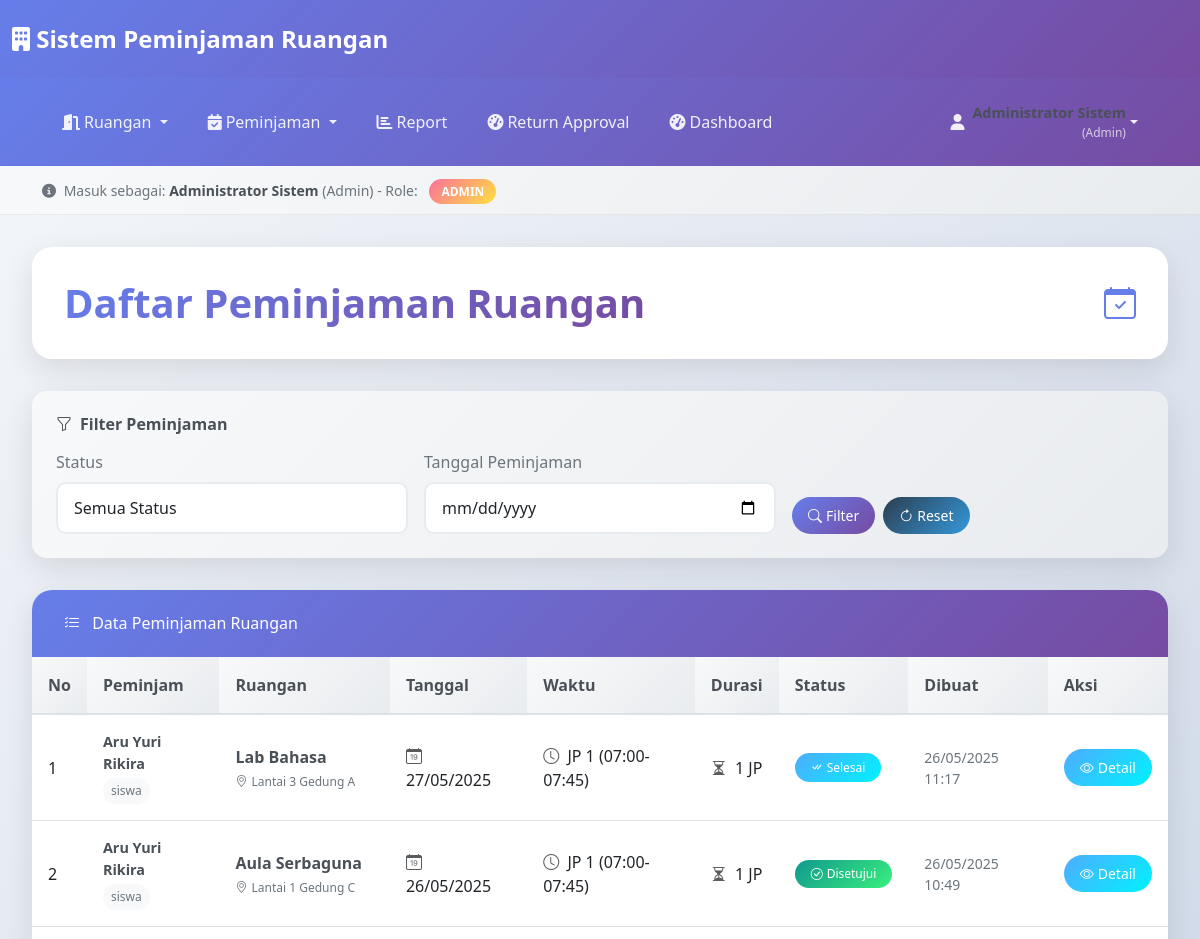
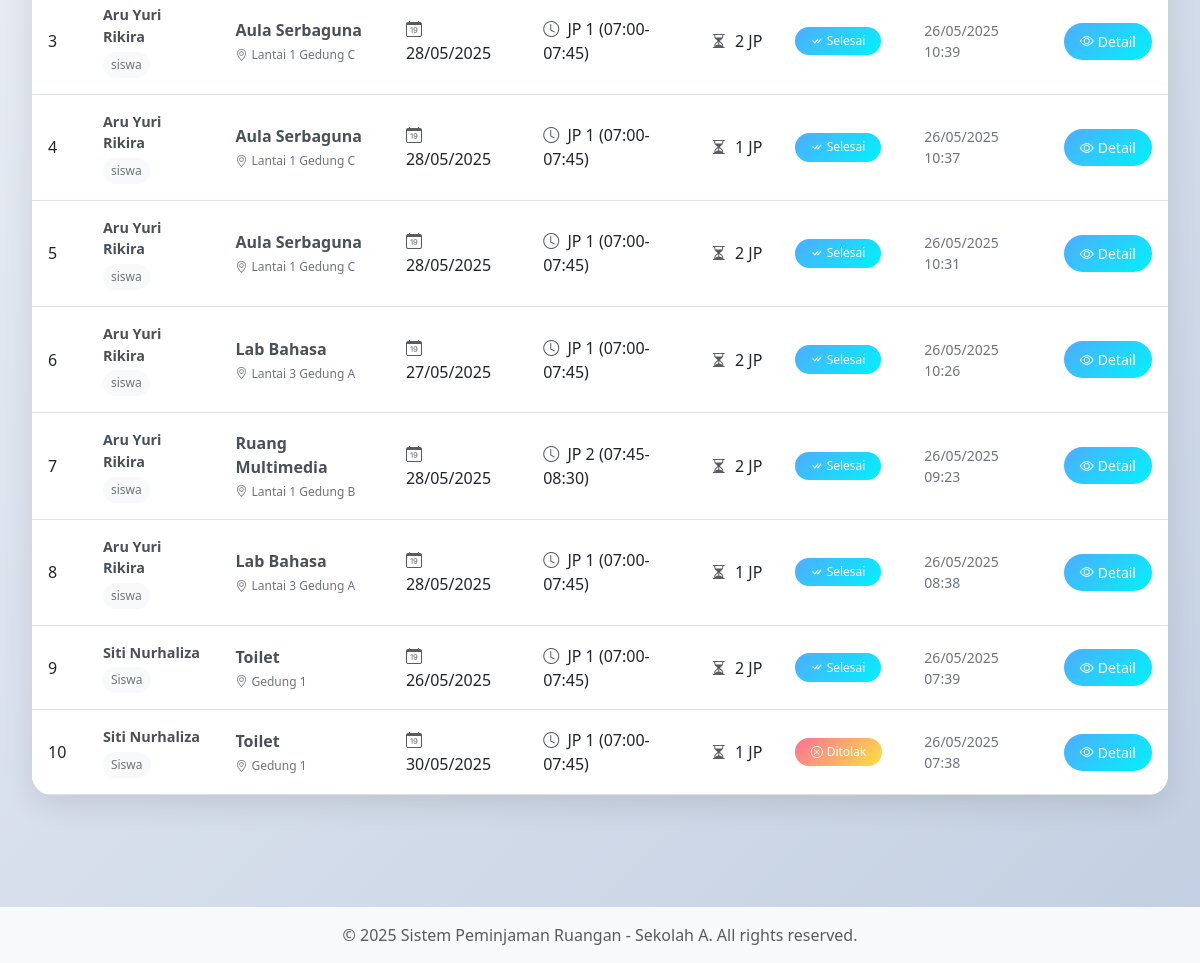
The app's page /admin/peminjaman/index.php (signed in) with its own data (2 pictures, top to bottom).
### tables this page shows
CREATE TABLE IF NOT EXISTS peminjaman_ruangan (
    peminjaman_id INT PRIMARY KEY,
    user_id INT,
    ruangan_id INT,
    tanggal_pinjam DATE,
    waktu_mulai VARCHAR(50),
    durasi_pinjam VARCHAR(50),
    waktu_selesai VARCHAR(50),
    status VARCHAR(50),
    keperluan TEXT,
    keterangan TEXT,
    created_at DATETIME,
    updated_at DATETIME,
    is_enabled BOOLEAN,
    kondisi_ruangan VARCHAR(50),
    catatan_pengembalian TEXT,
    return_requested_at DATETIME,
    return_approved_at DATETIME,
    return_approved_by INT
);

CREATE TABLE IF NOT EXISTS users (
    user_id INT PRIMARY KEY,
    id_card VARCHAR(50),
    username VARCHAR(50),
    password VARCHAR(100),
    role VARCHAR(20),
    jenis_pengguna VARCHAR(50),
    nama_lengkap VARCHAR(100),
    created_at DATETIME
);

CREATE TABLE IF NOT EXISTS ruangan (
    ruangan_id INT PRIMARY KEY,
    nama_ruangan VARCHAR(100),
    lokasi VARCHAR(100),
    kapasitas INT,
    status VARCHAR(50),
    is_enabled BOOLEAN,
    created_at DATETIME
);

### admin/peminjaman/index.php (the view, shortened to what this page needs)
<?php
require_once '../../config/database.php';
$tanggal_filter = isset($_GET['tanggal']) ? $_GET['tanggal'] : '';
$sql = "SELECT p.*, u.nama_lengkap, u.jenis_pengguna, r.nama_ruangan, r.lokasi
        FROM peminjaman_ruangan p
        JOIN users u ON p.user_id = u.user_id
        JOIN ruangan r ON p.ruangan_id = r.ruangan_id";
$params = [];
$sql .= " ORDER BY p.created_at DESC";
try {
    $stmt = $pdo->prepare($sql);
    $stmt->execute($params);
    $peminjaman_list = $stmt->fetchAll();
} catch(PDOException $e) {
    $error = "Error: " . $e->getMessage();
}
include '../../includes/header.php';
include '../../includes/navbar.php';
?>
<div class="container-fluid main-content">
    <div class="dashboard-header fade-in-up">
        <div class="d-flex justify-content-between align-items-center">
            <h1 class="dashboard-title">Daftar Peminjaman Ruangan</h1>
            <div class="d-flex align-items-center gap-2">
                <i class="bi bi-calendar-check" style="font-size: 2rem; color: #667eea;"></i>
            </div>
        </div>
    </div>
    <div class="filter-card fade-in-up animate-delay-2">
        <h6 style="color: #495057; margin-bottom: 1rem; font-weight: 600;">
            <i class="bi bi-funnel me-2"></i>Filter Peminjaman
        </h6>
        <form method="GET">
            <div class="row g-3">
                <div class="col-md-4">
                    <label class="form-label" style="color: #6c757d; font-weight: 500;">Status</label>
                    <select name="status" class="form-select form-select-modern">
                        <option value="">Semua Status</option>
                    </select>
                </div>
                <div class="col-md-4">
                    <label class="form-label" style="color: #6c757d; font-weight: 500;">Tanggal Peminjaman</label>
                    <input type="date" name="tanggal" class="form-control form-control-modern" value="<?php echo $tanggal_filter; ?>">
                </div>
                <div class="col-md-4 d-flex align-items-end gap-2">
                    <button type="submit" class="btn btn-modern btn-primary-modern">
                        <i class="bi bi-search"></i> Filter
                    </button>
                    <a href="index.php" class="btn btn-modern btn-secondary-modern">
                        <i class="bi bi-arrow-clockwise"></i> Reset
                    </a>
                </div>
            </div>
        </form>
    </div>
    <div class="content-card fade-in-up animate-delay-3">
        <div class="card-header-modern">
            <h6 class="m-0">
                <i class="bi bi-list-check me-2"></i>
                Data Peminjaman Ruangan
            </h6>
        </div>
        <div class="card-body p-0">
            <?php if (empty($peminjaman_list)): ?>
                <div class="empty-state">
                    <i class="bi bi-calendar-x empty-state-icon"></i>
                    <h4 style="color: #495057; margin-bottom: 1rem;">Tidak ada data peminjaman</h4>
                    <p class="text-muted mb-3">Belum ada peminjaman ruangan yang tercatat dalam sistem</p>
                </div>
            <?php else: ?>
                <div class="table-responsive">
                    <table class="table table-modern">
                        <thead>
                            <tr>
                                <th>No</th>
                                <th>Peminjam</th>
                                <th>Ruangan</th>
                                <th>Tanggal</th>
                                <th>Waktu</th>
                                <th>Durasi</th>
                                <th>Status</th>
                                <th>Dibuat</th>
                                <th>Aksi</th>
                            </tr>
                        </thead>
                        <tbody>
                            <?php foreach ($peminjaman_list as $index => $peminjaman): ?>
                                <tr>
                                    <td><?php echo $index + 1; ?></td>
                                    <td>
                                        <div class="user-info">
                                            <span class="user-name"><?php echo htmlspecialchars($peminjaman['nama_lengkap']); ?></span>
                                            <span class="user-type"><?php echo $peminjaman['jenis_pengguna']; ?></span>
                                        </div>
                                    </td>
                                    <td>
                                        <div class="room-info">
                                            <span class="room-name"><?php echo htmlspecialchars($peminjaman['nama_ruangan']); ?></span>
                                            <span class="room-location">
                                                <i class="bi bi-geo-alt"></i>
                                                <?php echo htmlspecialchars($peminjaman['lokasi']); ?>
                                            </span>
                                        </div>
                                    </td>
                                    <td>
                                        <i class="bi bi-calendar-date text-muted me-1"></i>
                                        <?php echo date('d/m/Y', strtotime($peminjaman['tanggal_pinjam'])); ?>
                                    </td>
                                    <td>
                                        <i class="bi bi-clock text-muted me-1"></i>
                                        <?php echo htmlspecialchars($peminjaman['waktu_mulai']); ?>
                                    </td>
                                    <td>
                                        <i class="bi bi-hourglass-split text-muted me-1"></i>
                                        <?php echo htmlspecialchars($peminjaman['durasi_pinjam']); ?>
                                    </td>
                                    <td>
                                        <?php
                                        $status_class = '';
                                        $status_icon = '';
                                        switch($peminjaman['status']) {
                                            case 'disetujui':
                                                $status_class = 'badge-success';
                                                $status_icon = 'bi-check-circle';
                                                break;
                                            case 'ditolak':
                                                $status_class = 'badge-danger';
                                                $status_icon = 'bi-x-circle';
                                                break;
                                            case 'selesai':
                                                $status_class = 'badge-info';
                                                $status_icon = 'bi-check-all';
                                                break;
                                        }
                                        ?>
                                        <span class="badge badge-modern <?php echo $status_class; ?>">
                                            <i class="bi <?php echo $status_icon; ?>"></i>
                                            <?php echo ucfirst($peminjaman['status']); ?>
                                        </span>
                                    </td>
                                    <td style="font-size: 0.875rem; color: #6c757d;">
                                        <?php echo date('d/m/Y H:i', strtotime($peminjaman['created_at'])); ?>
                                    </td>
                                    <td>
                                        <div class="d-flex gap-1 flex-wrap">
                                            <a href="detail.php?id=<?php echo $peminjaman['peminjaman_id']; ?>"
                                               class="btn btn-modern btn-info-modern btn-sm">
                                                <i class="bi bi-eye"></i> Detail
                                            </a>
                                        </div>
                                    </td>
                                </tr>
                            <?php endforeach; ?>
                        </tbody>
                    </table>
                </div>
            <?php endif; ?>
        </div>
    </div>
</div>
<?php include '../../includes/footer.php'; ?>

### includes/header.php (style rules this page uses)
:root { --primary-gradient: linear-gradient(135deg, #667eea 0%, #764ba2 100%); --success-gradient: linear-gradient(135deg, #11998e 0%, #38ef7d 100%); --warning-gradient: linear-gradient(135deg, #f093fb 0%, #f5576c 100%); --info-gradient: linear-gradient(135deg, #4facfe 0%, #00f2fe 100%); --danger-gradient: linear-gradient(135deg, #fa709a 0%, #fee140 100%); --dark-gradient: linear-gradient(135deg, #2c3e50 0%, #3498db 100%); --card-shadow: 0 10px 30px rgba(0,0,0,0.1); --card-hover-shadow: 0 20px 40px rgba(0,0,0,0.15); }
body { background: linear-gradient(135deg, #f5f7fa 0%, #c3cfe2 100%); min-height: 100vh; font-family: 'Segoe UI', Tahoma, Geneva, Verdana, sans-serif; }
.main-content { padding: 2rem; }
.dashboard-header { background: white; border-radius: 20px; padding: 2rem; margin-bottom: 2rem; box-shadow: var(--card-shadow); border: none; }
.dashboard-title { background: var(--primary-gradient); -webkit-background-clip: text; -webkit-text-fill-color: transparent; background-clip: text; font-weight: 700; font-size: 2.5rem; margin: 0; }
.content-card { border: none; border-radius: 20px; box-shadow: var(--card-shadow); overflow: hidden; background: white; transition: all 0.3s ease; margin-bottom: 2rem; }
.card-header-modern { background: linear-gradient(135deg, #667eea 0%, #764ba2 100%); color: white; border: none; padding: 1.5rem 2rem; font-weight: 600; }
.filter-card { background: linear-gradient(135deg, #f8f9fa 0%, #e9ecef 100%); border-radius: 15px; padding: 1.5rem; margin-bottom: 2rem; box-shadow: var(--card-shadow); }
.form-control-modern { border: 2px solid #e9ecef; border-radius: 10px; padding: 0.75rem 1rem; transition: all 0.3s ease; background: white; }
.form-select-modern { border: 2px solid #e9ecef; border-radius: 10px; padding: 0.75rem 1rem; transition: all 0.3s ease; background: white; }
.table-modern { margin: 0; }
.table-modern thead th { background: linear-gradient(135deg, #f8f9fa 0%, #e9ecef 100%); border: none; font-weight: 600; color: #495057; padding: 1rem; border-bottom: 2px solid #dee2e6; }
.table-modern tbody td { padding: 1rem; border-top: 1px solid #e9ecef; vertical-align: middle; }
.badge-modern { padding: 0.5rem 1rem; border-radius: 50px; font-weight: 500; font-size: 0.75rem; display: inline-flex; align-items: center; gap: 0.25rem; }
.badge-success { background: var(--success-gradient); color: white; }
.badge-danger { background: var(--danger-gradient); color: white; }
.badge-info { background: var(--info-gradient); color: white; }
.btn-modern { border-radius: 50px; padding: 0.5rem 1rem; font-weight: 500; border: none; transition: all 0.3s ease; text-decoration: none; display: inline-flex; align-items: center; gap: 0.25rem; font-size: 0.875rem; }
.btn-primary-modern { background: var(--primary-gradient); color: white; }
.btn-info-modern { background: var(--info-gradient); color: white; }
.btn-secondary-modern { background: var(--dark-gradient); color: white; }
.user-info { display: flex; flex-direction: column; gap: 0.25rem; }
.user-name { font-weight: 600; color: #495057; }
.user-type { font-size: 0.75rem; color: #6c757d; background: #f8f9fa; padding: 0.25rem 0.5rem; border-radius: 15px; display: inline-block; width: fit-content; }
.room-info { display: flex; flex-direction: column; gap: 0.25rem; }
.room-name { font-weight: 600; color: #495057; }
.room-location { font-size: 0.75rem; color: #6c757d; display: flex; align-items: center; gap: 0.25rem; }
.fade-in-up { animation: fadeInUp 0.6s ease-out; }
.animate-delay-2 { animation-delay: 0.2s; }
.animate-delay-3 { animation-delay: 0.3s; }

### includes/navbar.php (style rules this page uses)
:root { --primary-gradient: linear-gradient(135deg, #667eea 0%, #764ba2 100%); --success-gradient: linear-gradient(135deg, #11998e 0%, #38ef7d 100%); --warning-gradient: linear-gradient(135deg, #f093fb 0%, #f5576c 100%); --info-gradient: linear-gradient(135deg, #4facfe 0%, #00f2fe 100%); --danger-gradient: linear-gradient(135deg, #fa709a 0%, #fee140 100%); --dark-gradient: linear-gradient(135deg, #2c3e50 0%, #3498db 100%); --card-shadow: 0 10px 30px rgba(0,0,0,0.1); --card-hover-shadow: 0 20px 40px rgba(0,0,0,0.15); }
body { background: linear-gradient(135deg, #f5f7fa 0%, #c3cfe2 100%); min-height: 100vh; font-family: 'Segoe UI', Tahoma, Geneva, Verdana, sans-serif; }
.dashboard-header { position: relative; z-index: -1; }
.user-name { font-weight: 600; font-size: 0.9rem; color: #f8f9fa; }

### records on screen
peminjaman_ruangan: user.nama_lengkap "Aru Yuri Rikira", user.jenis_pengguna "siswa", ruangan.nama_ruangan "Lab Bahasa", ruangan.lokasi "Lantai 3 Gedung A", tanggal_pinjam "27/05/2025", waktu_mulai "JP 1 (07:00-07:45)", durasi_pinjam "1 JP", status "Selesai", created_at "26/05/2025 11:17"
peminjaman_ruangan: user.nama_lengkap "Aru Yuri Rikira", user.jenis_pengguna "siswa", ruangan.nama_ruangan "Aula Serbaguna", ruangan.lokasi "Lantai 1 Gedung C", tanggal_pinjam "26/05/2025", waktu_mulai "JP 1 (07:00-07:45)", durasi_pinjam "1 JP", status "Disetujui", created_at "26/05/2025 10:49"
peminjaman_ruangan: user.nama_lengkap "Aru Yuri Rikira", user.jenis_pengguna "siswa", ruangan.nama_ruangan "Aula Serbaguna", ruangan.lokasi "Lantai 1 Gedung C", tanggal_pinjam "28/05/2025", waktu_mulai "JP 1 (07:00-07:45)", durasi_pinjam "2 JP", status "Selesai", created_at "26/05/2025 10:39"
peminjaman_ruangan: user.nama_lengkap "Aru Yuri Rikira", user.jenis_pengguna "siswa", ruangan.nama_ruangan "Aula Serbaguna", ruangan.lokasi "Lantai 1 Gedung C", tanggal_pinjam "28/05/2025", waktu_mulai "JP 1 (07:00-07:45)", durasi_pinjam "1 JP", status "Selesai", created_at "26/05/2025 10:37"
peminjaman_ruangan: user.nama_lengkap "Aru Yuri Rikira", user.jenis_pengguna "siswa", ruangan.nama_ruangan "Aula Serbaguna", ruangan.lokasi "Lantai 1 Gedung C", tanggal_pinjam "28/05/2025", waktu_mulai "JP 1 (07:00-07:45)", durasi_pinjam "2 JP", status "Selesai", created_at "26/05/2025 10:31"
peminjaman_ruangan: user.nama_lengkap "Aru Yuri Rikira", user.jenis_pengguna "siswa", ruangan.nama_ruangan "Lab Bahasa", ruangan.lokasi "Lantai 3 Gedung A", tanggal_pinjam "27/05/2025", waktu_mulai "JP 1 (07:00-07:45)", durasi_pinjam "2 JP", status "Selesai", created_at "26/05/2025 10:26"
peminjaman_ruangan: user.nama_lengkap "Aru Yuri Rikira", user.jenis_pengguna "siswa", ruangan.nama_ruangan "Ruang Multimedia", ruangan.lokasi "Lantai 1 Gedung B", tanggal_pinjam "28/05/2025", waktu_mulai "JP 2 (07:45-08:30)", durasi_pinjam "2 JP", status "Selesai", created_at "26/05/2025 09:23"
peminjaman_ruangan: user.nama_lengkap "Aru Yuri Rikira", user.jenis_pengguna "siswa", ruangan.nama_ruangan "Lab Bahasa", ruangan.lokasi "Lantai 3 Gedung A", tanggal_pinjam "28/05/2025", waktu_mulai "JP 1 (07:00-07:45)", durasi_pinjam "1 JP", status "Selesai", created_at "26/05/2025 08:38"
peminjaman_ruangan: user.nama_lengkap "Siti Nurhaliza", user.jenis_pengguna "Siswa", ruangan.nama_ruangan "Toilet", ruangan.lokasi "Gedung 1", tanggal_pinjam "26/05/2025", waktu_mulai "JP 1 (07:00-07:45)", durasi_pinjam "2 JP", status "Selesai", created_at "26/05/2025 07:39"
peminjaman_ruangan: user.nama_lengkap "Siti Nurhaliza", user.jenis_pengguna "Siswa", ruangan.nama_ruangan "Toilet", ruangan.lokasi "Gedung 1", tanggal_pinjam "30/05/2025", waktu_mulai "JP 1 (07:00-07:45)", durasi_pinjam "1 JP", status "Ditolak", created_at "26/05/2025 07:38"

### other values on screen
$userName "Administrator Sistem"
$jenisUser "Admin"
$userRole "ADMIN"
